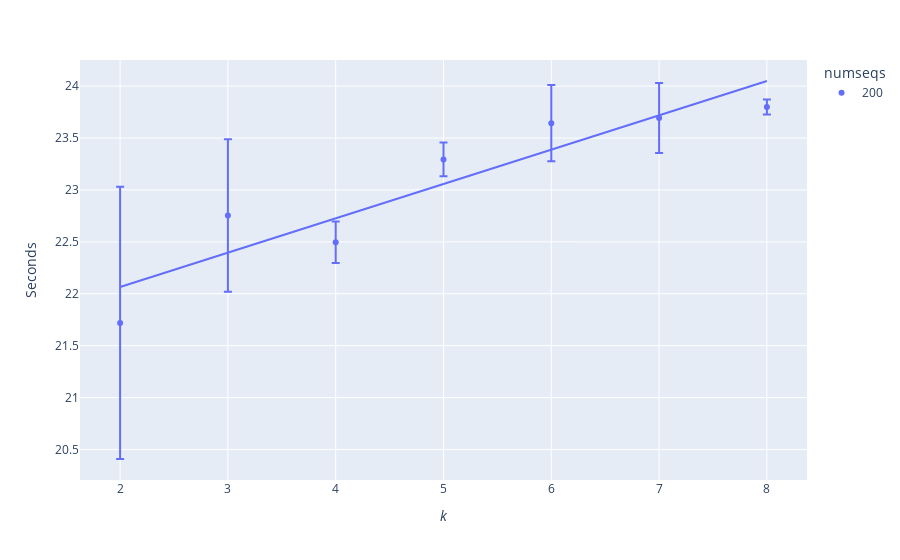

The notebook cell this image was saved under:
### Code cell
st = max_time.filtered(lambda x: str(x) == "200", columns="numseqs")
st.columns["numseqs"] = st.columns["numseqs"].astype(str)
px.scatter(
    st,
    x="k",
    y="mean_time(s)",
    error_y="std_time(s)",
    color="numseqs",
    labels={"mean_time(s)": "Seconds", "k": "<i>k</i>"},
    trendline="ols",
)

### Figure 1 — Plotly figure (JSON) as saved in the notebook; plotly's stock layout.template omitted (floating-point values rounded to 4 significant figures)
{"data": [{"error_y": {"array": [1.311, 0.7352, 0.1989, 0.1622, 0.3667, 0.3374, 0.07206]}, "hovertemplate": "numseqs=200<br><i>k</i>=%{x}<br>Seconds=%{y}<extra></extra>", "legendgroup": "200", "marker": {"color": "#636efa", "symbol": "circle"}, "mode": "markers", "name": "200", "orientation": "v", "showlegend": true, "type": "scatter", "x": [2, 3, 4, 5, 6, 7, 8], "xaxis": "x", "y": [21.72, 22.75, 22.5, 23.29, 23.64, 23.69, 23.8], "yaxis": "y"}, {"hovertemplate": "<b>OLS trendline</b><br>mean_time(s) = 0.330857 * k + 21.4028<br>R<sup>2</sup>=0.863105<br><br>numseqs=200<br><i>k</i>=%{x}<br>Seconds=%{y} <b>(trend)</b><extra></extra>", "legendgroup": "200", "marker": {"color": "#636efa", "symbol": "circle"}, "mode": "lines", "name": "200", "showlegend": false, "type": "scatter", "x": [2, 3, 4, 5, 6, 7, 8], "xaxis": "x", "y": [22.06, 22.4, 22.73, 23.06, 23.39, 23.72, 24.05], "yaxis": "y"}], "layout": {"legend": {"title": {"text": "numseqs"}, "tracegroupgap": 0}, "margin": {"t": 60}, "xaxis": {"anchor": "y", "domain": [0, 1], "title": {"text": "<i>k</i>"}}, "yaxis": {"anchor": "x", "domain": [0, 1], "title": {"text": "Seconds"}}}}
